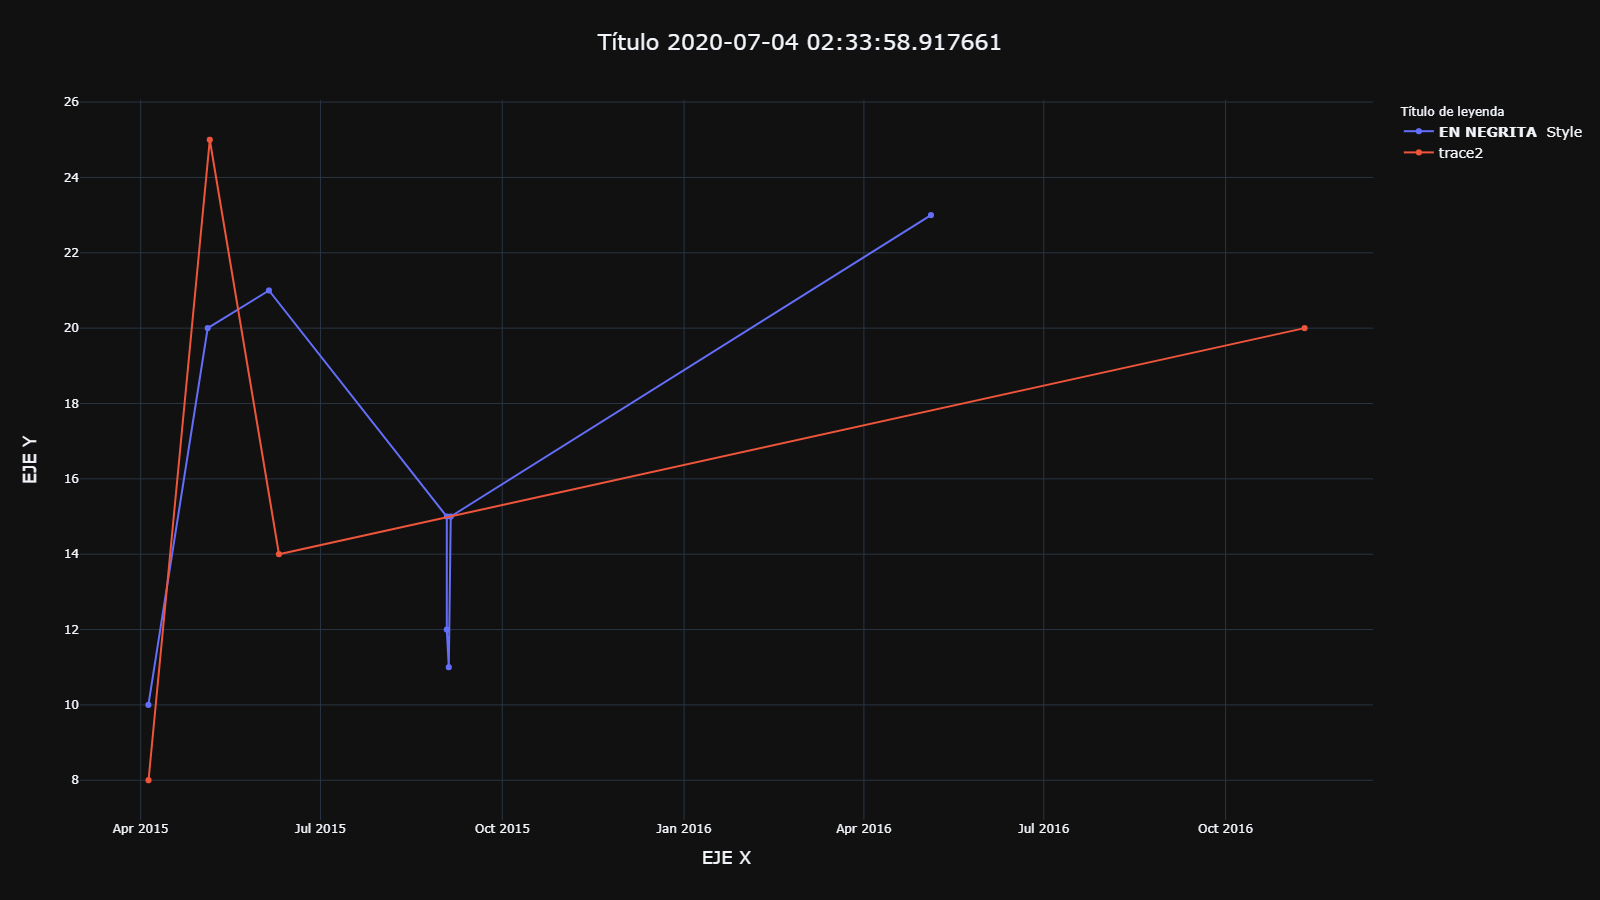

Here is the Python script that generated this plot:
# DAVIDRVU - 2020

# OJO: Para guardar plotly como imagen, se debe instalar:
#      conda install -c plotly plotly-orca==1.2.1 psutil requests

from plotly.offline import download_plotlyjs, init_notebook_mode, plot, iplot
from plotly.graph_objs import Scatter, Figure, Layout, Scattergl
import datetime

def main():

    layout = {
        'title': 'Título ' + str(datetime.datetime.now()),
        'titlefont':{
            'size': 22
        },
        'title_x':0.5,
        'xaxis': {
            'title': 'EJE X',
            'titlefont':{
                'size': 18
            }
        },
        'yaxis': {
            'title': 'EJE Y',
            'titlefont':{
                'size': 18
            }
        },
        'showlegend': True,
        'legend_title_text':"Título de leyenda",
        'legend':{
            'font':{
                'size': 14
            }
        },
        'template': "plotly_dark"
    }

    trace1 = Scatter(
        x=['2015-04-04 22:23:00', '2015-05-04 22:23:00', '2015-06-04 22:23:00', '2015-09-02 22:22:00', '2015-09-02 22:23:00', '2015-09-03 22:23:00', '2015-09-04 22:23:00', '2016-05-04 22:23:00'],
        y=[10, 20, 21, 15, 12, 11, 15, 23],
        line = dict(width=2),
        mode='lines+markers', # lines+markers+text
        connectgaps=False,
        showlegend=True,
        name = '<b>EN NEGRITA </b> Style', # Style name/legend entry with html tags           
    )

    trace2 = Scatter(
        x=['2015-04-05 00:00:00', '2015-05-06 00:00:00', '2015-06-10 00:00:00', '2016-11-10 00:00:00'],
        y=[8, 25, 14, 20],
        line = dict(width=2),
        mode='lines+markers', # lines+markers+text
        connectgaps=False,
        showlegend=True,
        name = 'trace2', # Style name/legend entry with html tags           
    )

    data = [trace1, trace2]
    fig = Figure(data = data, layout = layout)
    #plot(fig, filename='plotly_dark.html', auto_open=False)
    fig.write_image("plotly_dark.png", width=1600, height=900, scale=1)

    print("DONE!")

if __name__ == "__main__":
    main()
